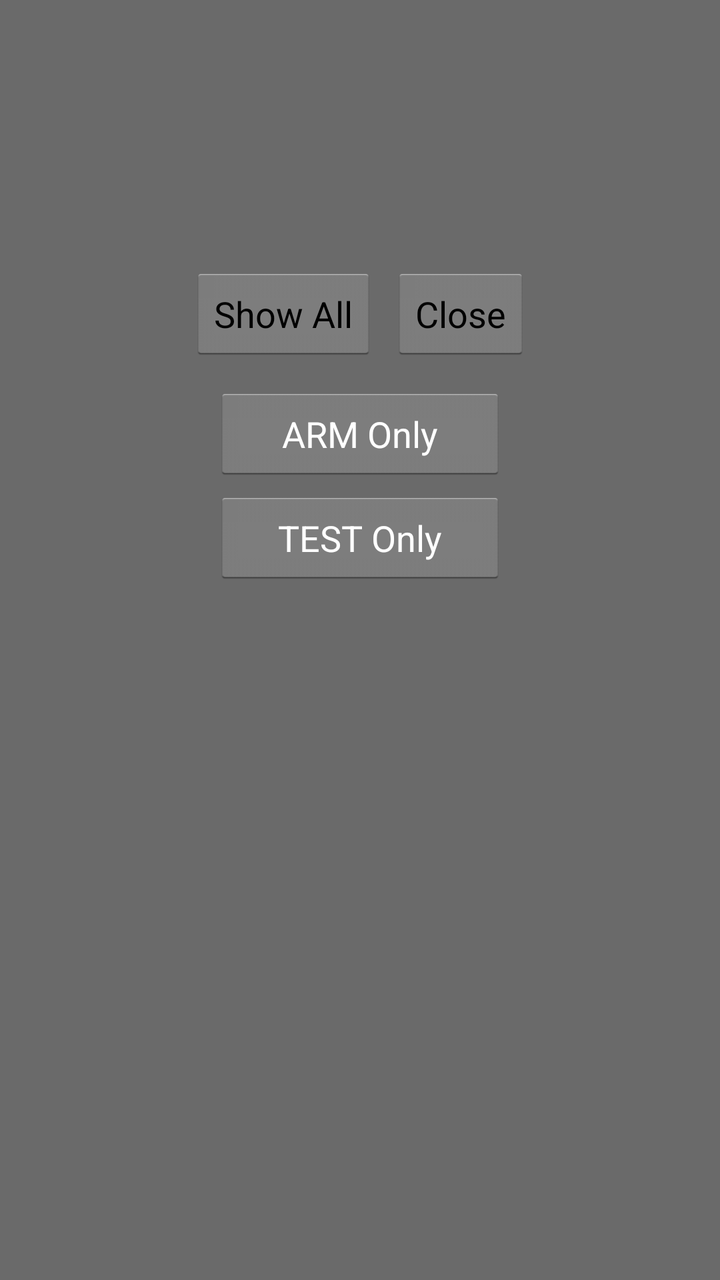
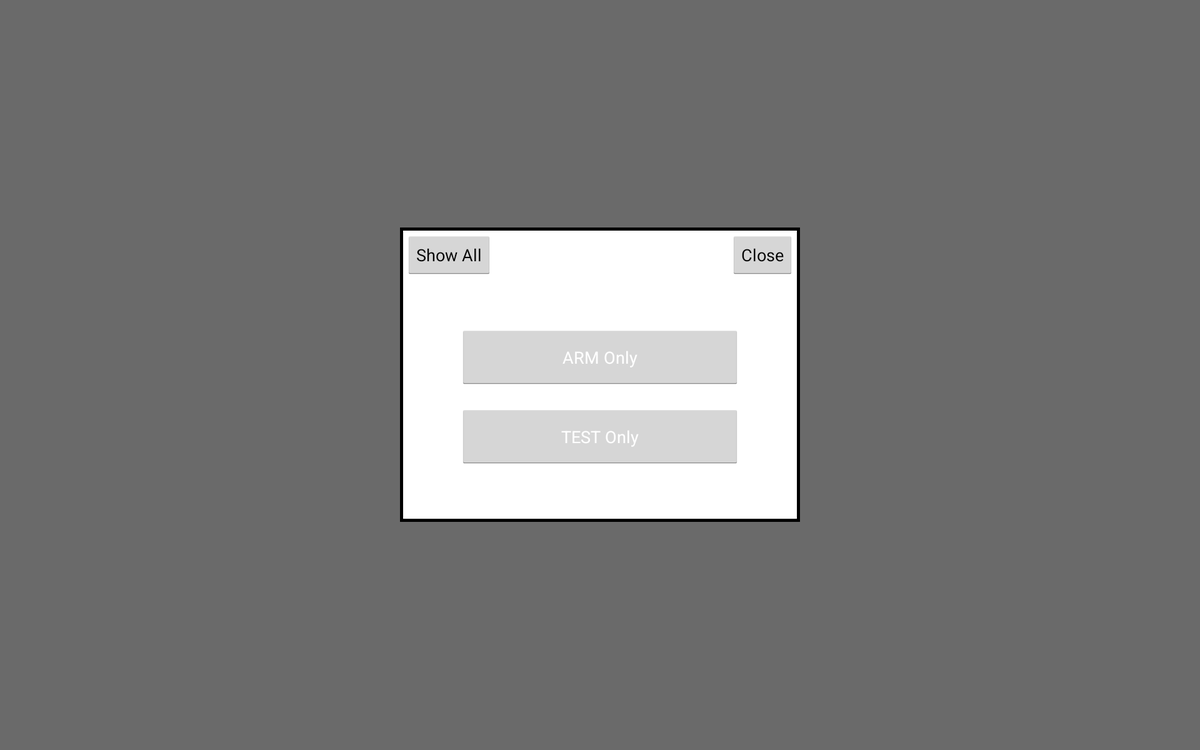

One screen, two layout resources from the same app: the default and the author's alternative for another configuration. Each is rendered where Android would select it; the XML of both is given below.
<!-- AndroidManifest.xml: application theme android:Theme.Holo.Light.NoActionBar.Fullscreen -->
<!-- res/layout/dialog_header_module.xml -->
<?xml version="1.0" encoding="utf-8"?>
<LinearLayout xmlns:android="http://schemas.android.com/apk/res/android"
    xmlns:tools="http://schemas.android.com/tools"
    android:id="@+id/layout_top"
    android:layout_width="fill_parent"
    android:layout_height="fill_parent"
    android:layout_gravity="center"
    android:background="#95000000"
    android:clickable="true"
    android:gravity="center_horizontal"
    android:orientation="vertical"
    android:weightSum="5" >

    <LinearLayout
        android:layout_width="fill_parent"
        android:layout_height="0dp"
        android:layout_gravity="center"
        android:layout_weight="1"
        android:clickable="false"
        android:orientation="horizontal" >
    </LinearLayout>

    <LinearLayout
        android:layout_width="fill_parent"
        android:layout_height="0dp"
        android:layout_gravity="center"
        android:layout_weight="3"
        android:clickable="false"
        android:orientation="horizontal"
        android:weightSum="4" >

        <LinearLayout
            android:layout_width="0dp"
            android:layout_height="wrap_content"
            android:layout_weight="1"
            android:clickable="false"
            android:orientation="horizontal" >
        </LinearLayout>

        <RelativeLayout
            android:layout_width="0dp"
            android:layout_height="fill_parent"
            android:layout_gravity="center"
            android:layout_weight="2"
            android:background="@drawable/corner"
            android:clickable="true"
            android:gravity="center_horizontal"
            android:orientation="vertical"
            android:padding="5dp" >

            <LinearLayout
                android:layout_width="wrap_content"
                android:layout_height="wrap_content"
                android:orientation="vertical" >

                <RelativeLayout
                    android:layout_width="match_parent"
                    android:layout_height="wrap_content" >

                    <Button
                        android:id="@+id/btn_filter_by_mode"
                        android:layout_width="wrap_content"
                        android:layout_height="wrap_content"
                        android:layout_alignParentLeft="true"
                        android:text="Show All" />

                    <Button
                        android:id="@+id/btn_close"
                        android:layout_width="wrap_content"
                        android:layout_height="wrap_content"
                        android:layout_alignParentRight="true"
                        android:layout_centerVertical="true"
                        android:text="Close" />
                </RelativeLayout>

                <RelativeLayout
                    android:layout_width="wrap_content"
                    android:layout_height="wrap_content"
                    android:padding="10dp" >

                    <Button
                        android:id="@+id/btn_arm"
                        android:layout_width="300dp"
                        android:layout_height="wrap_content"
                        android:layout_centerHorizontal="true"
                        android:layout_margin="2dp"
                        android:padding="5dp"
                        android:text="ARM Only"
                        android:textColor="@android:color/white" />

                    <Button
                        android:id="@+id/btn_test"
                        android:layout_width="300dp"
                        android:layout_height="wrap_content"
                        android:layout_below="@+id/btn_arm"
                        android:layout_centerHorizontal="true"
                        android:layout_margin="2dp"
                        android:padding="5dp"
                        android:text="TEST Only"
                        android:textColor="@android:color/white" />
                </RelativeLayout>
            </LinearLayout>
        </RelativeLayout>

        <LinearLayout
            android:layout_width="0dp"
            android:layout_height="wrap_content"
            android:layout_weight="1"
            android:clickable="false"
            android:orientation="horizontal" >
        </LinearLayout>
    </LinearLayout>

    <LinearLayout
        android:layout_width="fill_parent"
        android:layout_height="0dp"
        android:layout_gravity="center"
        android:layout_weight="1"
        android:clickable="false"
        android:orientation="vertical" >
    </LinearLayout>

</LinearLayout>
<!-- resources referenced by this layout -->
<resources>
  <!-- drawable corner (drawable-sw720dp-xhdpi) -->
  <?xml version="1.0" encoding="UTF-8"?>
   
  <shape xmlns:android="http://schemas.android.com/apk/res/android"> 
      <solid android:color="#ffffffff"/>    
  
      <stroke android:width="3dp"
              android:color="#ff000000"
              />
  
      <padding android:left="0dp"
               android:top="0dp"
               android:right="0dp"
               android:bottom="0dp"
               />
      <corners android:bottomRightRadius="0dp" android:bottomLeftRadius="0dp" 
       android:topLeftRadius="0dp" android:topRightRadius="0dp"/> 
  </shape>
</resources>
<!-- res/layout-sw720dp-land/dialog_header_module.xml (the author's variant of the layout above) -->
<!-- drawn on a large tablet held sideways -->
<?xml version="1.0" encoding="utf-8"?>
<LinearLayout xmlns:android="http://schemas.android.com/apk/res/android"
    xmlns:tools="http://schemas.android.com/tools"
    android:id="@+id/layout_top"
    android:layout_width="fill_parent"
    android:layout_height="fill_parent"
    android:layout_gravity="center"
    android:background="#95000000"
    android:clickable="true"
    android:gravity="center_horizontal"
    android:orientation="vertical"
    android:weightSum="5.6" >

    <LinearLayout
        android:layout_width="fill_parent"
        android:layout_height="0dp"
        android:layout_gravity="center"
        android:layout_weight="1.7"
        android:clickable="false"
        android:orientation="horizontal" >
    </LinearLayout>

    <LinearLayout
        android:layout_width="fill_parent"
        android:layout_height="0dp"
        android:layout_gravity="center"
        android:layout_weight="2.2"
        android:clickable="false"
        android:orientation="horizontal"
        android:weightSum="3.6" >

        <LinearLayout
            android:layout_width="0dp"
            android:layout_height="wrap_content"
            android:layout_weight="1.2"
            android:clickable="false"
            android:orientation="horizontal" >
        </LinearLayout>

        <RelativeLayout
            android:layout_width="0dp"
            android:layout_height="fill_parent"
            android:layout_gravity="center"
            android:layout_weight="1.2"
            android:background="@drawable/corner"
            android:clickable="true"
            android:gravity="center"
            android:orientation="vertical"
            android:padding="5dp" >

            <RelativeLayout
                android:layout_width="fill_parent"
                android:layout_height="fill_parent"
                android:gravity="center"
                android:orientation="vertical" >

                <RelativeLayout
                    android:id="@+id/layout_topbuttons"
                    android:layout_width="match_parent"
                    android:layout_height="wrap_content" >

                    <Button
                        android:id="@+id/btn_filter_by_mode"
                        android:layout_width="wrap_content"
                        android:layout_height="wrap_content"
                        android:layout_alignParentLeft="true"
                        android:text="Show All" />

                    <Button
                        android:id="@+id/btn_close"
                        android:layout_width="wrap_content"
                        android:layout_height="wrap_content"
                        android:layout_alignParentRight="true"
                        android:layout_centerVertical="true"
                        android:text="Close" />
                </RelativeLayout>

                <RelativeLayout
                    android:layout_width="fill_parent"
                    android:layout_height="fill_parent"
                    android:layout_below="@+id/layout_topbuttons"
                    android:layout_gravity="center"
                    android:gravity="center"
                    android:padding="10dp" >

                    <Button
                        android:id="@+id/btn_arm"
                        android:layout_width="300dp"
                        android:layout_height="wrap_content"
                        android:layout_margin="10dp"
                        android:padding="20dp"
                        android:text="ARM Only"
                        android:textColor="@android:color/white" />

                    <Button
                        android:id="@+id/btn_test"
                        android:layout_width="300dp"
                        android:layout_height="wrap_content"
                        android:layout_below="@+id/btn_arm"
                        android:layout_margin="10dp"
                        android:padding="20dp"
                        android:text="TEST Only"
                        android:textColor="@android:color/white" />
                </RelativeLayout>
            </RelativeLayout>
        </RelativeLayout>

        <LinearLayout
            android:layout_width="0dp"
            android:layout_height="wrap_content"
            android:layout_weight="1.2"
            android:clickable="false"
            android:orientation="horizontal" >
        </LinearLayout>
    </LinearLayout>

    <LinearLayout
        android:layout_width="fill_parent"
        android:layout_height="0dp"
        android:layout_gravity="center"
        android:layout_weight="1.7"
        android:clickable="false"
        android:orientation="vertical" >
    </LinearLayout>

</LinearLayout>
